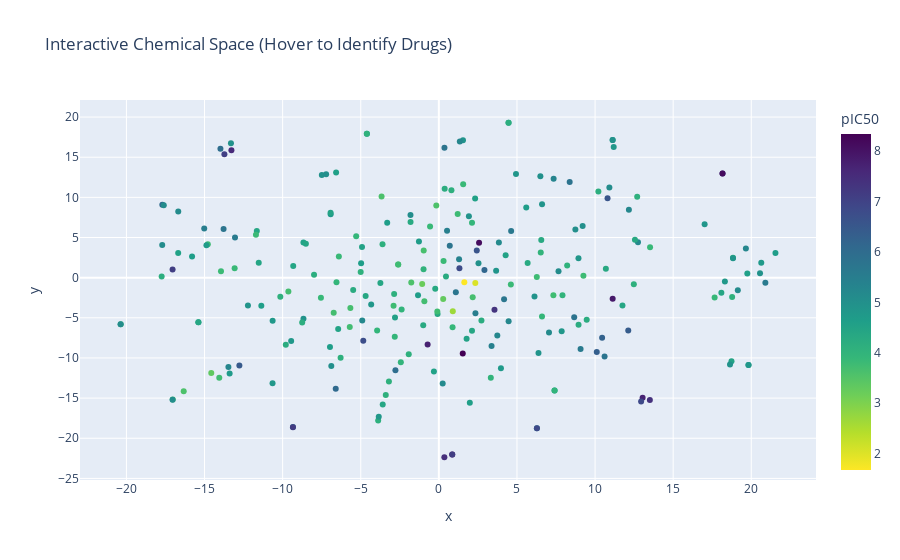

Notebook source saved alongside this figure:
### Code cell
# create interactive plot
import plotly.express as px

plot_df = pd.DataFrame({
    'x': tsne_result[:, 0],
    'y': tsne_result[:, 1],
    'pIC50': unique_drugs['pic50'],
    'Drug Name': unique_drugs['drug_name'],
    'Target Pathway': unique_drugs['tissue_sub_type']
})

fig = px.scatter(plot_df, x='x', y='y',
                 color='pIC50',
                 hover_data=['Drug Name', 'pIC50'],
                 color_continuous_scale='viridis_r',
                 title='Interactive Chemical Space (Hover to Identify Drugs)')
fig.show()

### Figure 1 — Plotly figure (JSON) as saved in the notebook; plotly's stock layout.template omitted (floating-point values rounded to 4 significant figures; data arrays with more than 128 entries replaced by an {"elided": "..."} marker saying what was removed)
{"data": [{"customdata": {"elided": "238x2 mixed values"}, "hovertemplate": "x=%{x}<br>y=%{y}<br>Drug Name=%{customdata[0]}<br>pIC50=%{marker.color}<extra></extra>", "legendgroup": "", "marker": {"color": {"elided": "238 float values"}, "coloraxis": "coloraxis", "symbol": "circle"}, "mode": "markers", "name": "", "orientation": "v", "showlegend": false, "type": "scatter", "x": {"elided": "238 float values"}, "xaxis": "x", "y": {"elided": "238 float values"}, "yaxis": "y"}], "layout": {"autosize": true, "coloraxis": {"colorbar": {"title": {"text": "pIC50"}}, "colorscale": [[0, "#fde725"], [0.1111, "#b5de2b"], [0.2222, "#6ece58"], [0.3333, "#35b779"], [0.4444, "#1f9e89"], [0.5556, "#26828e"], [0.6667, "#31688e"], [0.7778, "#3e4989"], [0.8889, "#482878"], [1, "#440154"]]}, "legend": {"tracegroupgap": 0}, "title": {"text": "Interactive Chemical Space (Hover to Identify Drugs)"}, "xaxis": {"anchor": "y", "autorange": true, "domain": [0, 1], "range": [-22.93, 24.1], "title": {"text": "x"}, "type": "linear"}, "yaxis": {"anchor": "x", "autorange": true, "domain": [0, 1], "range": [-25.8, 22.73], "title": {"text": "y"}, "type": "linear"}}}
